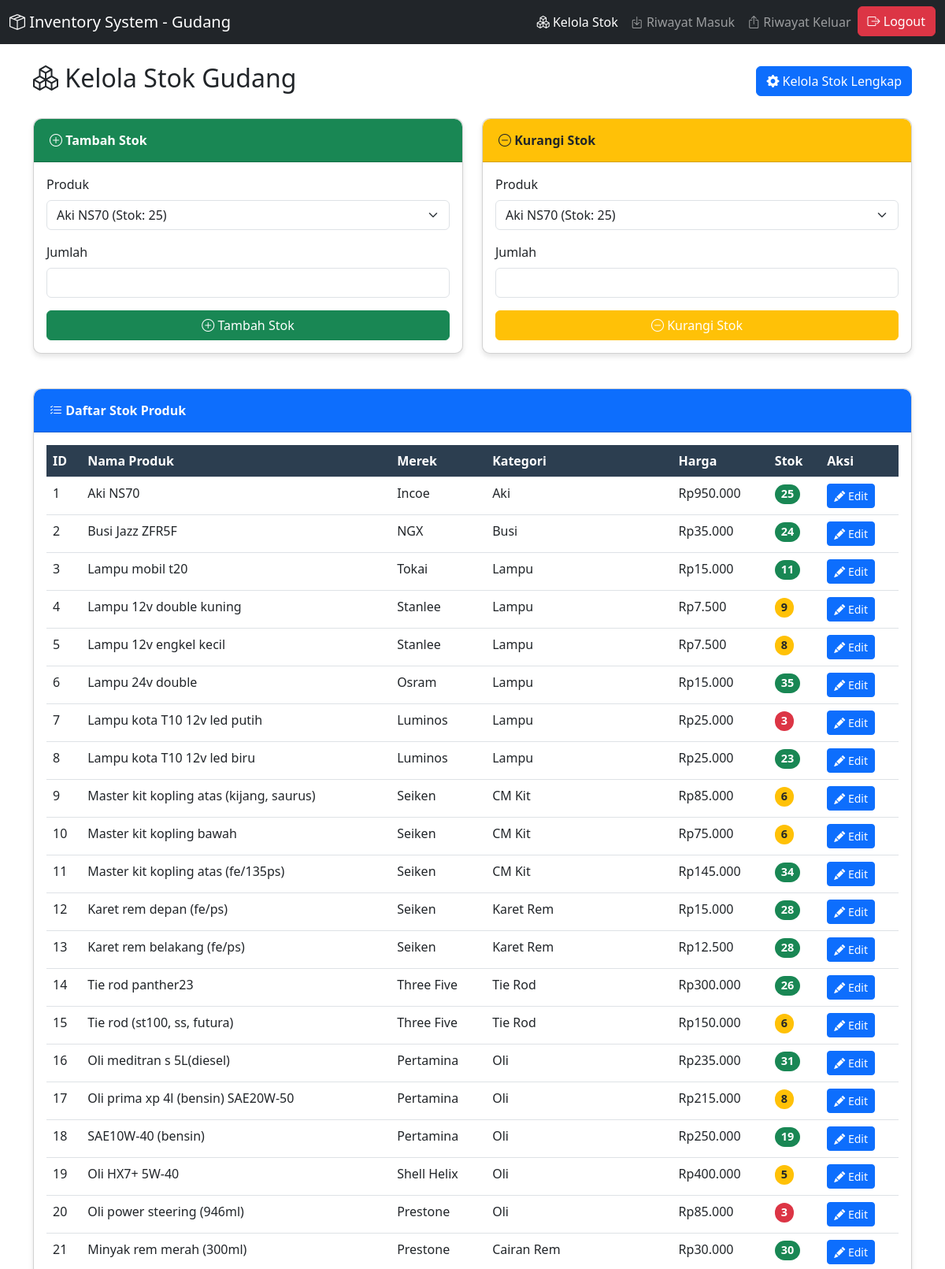
The app's page /kelola_stok.php (signed in, upper part) with its own data.
### tables this page shows
CREATE TABLE `tbl_produk` (
  `id` int(11) NOT NULL,
  `nama` varchar(255) NOT NULL,
  `merek` varchar(100) NOT NULL,
  `kategori_id` int(11) DEFAULT NULL,
  `harga` decimal(10,2) NOT NULL,
  `stok` int(11) NOT NULL DEFAULT 0,
  `min_stok` int(11) NOT NULL DEFAULT 1,
  `barcode` varchar(50) DEFAULT NULL,
  `created_at` timestamp NOT NULL DEFAULT current_timestamp(),
  `updated_at` timestamp NOT NULL DEFAULT current_timestamp() ON UPDATE current_timestamp()
);

CREATE TABLE `tbl_kategori` (
  `id` int(11) NOT NULL,
  `nama` varchar(100) NOT NULL
);

### kelola_stok.php (the view, shortened to what this page needs)
<?php
$host = "localhost";
$user = "root";
$password = "";
$dbname = "tigajayamotor_inventory";
$conn = new mysqli($host, $user, $password, $dbname);
$query = "SELECT p.id, p.nama, p.merek, k.nama AS kategori, p.harga, p.stok
          FROM tbl_produk p
          LEFT JOIN tbl_kategori k ON p.kategori_id = k.id";
$result = $conn->query($query);
?>
<!DOCTYPE html>
<html lang="id">
<head>
    <link rel="stylesheet" href="https://cdn.jsdelivr.net/npm/bootstrap@5.3.0/dist/css/bootstrap.min.css">
    <link rel="stylesheet" href="https://cdn.jsdelivr.net/npm/bootstrap-icons@1.10.0/font/bootstrap-icons.css">
</head>
<body>
    <nav class="navbar navbar-expand-lg navbar-dark bg-dark">
        <div class="container-fluid">
            <a class="navbar-brand" href="dashboard.php">
                <i class="bi bi-box-seam"></i> Inventory System - Gudang
            </a>
            <div class="collapse navbar-collapse" id="navbarNav">
                <ul class="navbar-nav ms-auto">
                    <li class="nav-item">
                        <a class="nav-link active" href="kelola_stok.php">
                            <i class="bi bi-boxes"></i> Kelola Stok
                        </a>
                    </li>
                    <li class="nav-item">
                        <a class="nav-link" href="riwayat_masuk.php">
                            <i class="bi bi-box-arrow-in-down"></i> Riwayat Masuk
                        </a>
                    </li>
                    <li class="nav-item">
                        <a class="nav-link" href="riwayat_keluar.php">
                            <i class="bi bi-box-arrow-up"></i> Riwayat Keluar
                        </a>
                    </li>
                    <li class="nav-item">
                        <button class="btn btn-danger" onclick="logout()">
                            <i class="bi bi-box-arrow-right"></i> Logout
                        </button>
                    </li>
                </ul>
            </div>
        </div>
    </nav>
    <div class="container mt-4">
        <div class="d-flex justify-content-between align-items-center mb-4">
            <h2><i class="bi bi-boxes"></i> Kelola Stok Gudang</h2>
            <a href="manage_stock.php" class="btn btn-primary">
                <i class="bi bi-gear-fill"></i> Kelola Stok Lengkap
            </a>
        </div>
        <div class="row">
            <div class="col-md-6">
                <div class="card stok-card">
                    <div class="card-header bg-success text-white">
                        <i class="bi bi-plus-circle"></i> Tambah Stok
                    </div>
                    <div class="card-body">
                        <form method="POST">
                            <div class="mb-3">
                                <label class="form-label">Produk</label>
                                <select class="form-select" name="product_id" required>
                                    <?php
                                    $product_query = "SELECT id, nama, stok FROM tbl_produk";
                                    $product_result = $conn->query($product_query);
                                    while ($row = $product_result->fetch_assoc()): ?>
                                        <option value="<?php echo $row['id']; ?>">
                                            <?php echo $row['nama']; ?> (Stok: <?php echo $row['stok']; ?>)
                                        </option>
                                    <?php endwhile; ?>
                                </select>
                            </div>
                            <div class="mb-3">
                                <label class="form-label">Jumlah</label>
                                <input type="number" class="form-control" name="quantity" required min="1">
                            </div>
                            <button type="submit" name="add_stock" class="btn btn-success w-100">
                                <i class="bi bi-plus-circle"></i> Tambah Stok
                            </button>
                        </form>
                    </div>
                </div>
            </div>
            <div class="col-md-6">
                <div class="card stok-card">
                    <div class="card-header bg-warning text-dark">
                        <i class="bi bi-dash-circle"></i> Kurangi Stok
                    </div>
                    <div class="card-body">
                        <form method="POST">
                            <div class="mb-3">
                                <label class="form-label">Produk</label>
                                <select class="form-select" name="product_id" required>
                                    <?php
                                    $product_result = $conn->query($product_query);
                                    while ($row = $product_result->fetch_assoc()): ?>
                                        <option value="<?php echo $row['id']; ?>">
                                            <?php echo $row['nama']; ?> (Stok: <?php echo $row['stok']; ?>)
                                        </option>
                                    <?php endwhile; ?>
                                </select>
                            </div>
                            <div class="mb-3">
                                <label class="form-label">Jumlah</label>
                                <input type="number" class="form-control" name="quantity" required min="1">
                            </div>
                            <button type="submit" name="reduce_stock" class="btn btn-warning w-100 text-white">
                                <i class="bi bi-dash-circle"></i> Kurangi Stok
                            </button>
                        </form>
                    </div>
                </div>
            </div>
        </div>
        <div class="card stok-card mt-4">
            <div class="card-header bg-primary text-white">
                <i class="bi bi-list-check"></i> Daftar Stok Produk
            </div>
            <div class="card-body">
                <div class="table-responsive">
                    <table class="table table-hover stok-table">
                        <thead>
                            <tr>
                                <th>ID</th>
                                <th>Nama Produk</th>
                                <th>Merek</th>
                                <th>Kategori</th>
                                <th>Harga</th>
                                <th>Stok</th>
                                <th>Aksi</th>
                            </tr>
                        </thead>
                        <tbody>
                            <?php while ($row = $result->fetch_assoc()):
                                $stock_class = '';
                                if ($row['stok'] < 5) {
                                    $stock_class = 'stok-critical';
                                } elseif ($row['stok'] < 10) {
                                    $stock_class = 'stok-low';
                                }
                            ?>
                                <tr class="<?php echo $stock_class; ?>">
                                    <td><?php echo $row['id']; ?></td>
                                    <td><?php echo $row['nama']; ?></td>
                                    <td><?php echo $row['merek']; ?></td>
                                    <td><?php echo $row['kategori']; ?></td>
                                    <td>Rp<?php echo number_format($row['harga'], 0, ',', '.'); ?></td>
                                    <td>
                                        <span class="badge rounded-pill bg-<?php echo ($row['stok'] < 5) ? 'danger' : (($row['stok'] < 10) ? 'warning text-dark' : 'success'); ?> badge-stok">
                                            <?php echo $row['stok']; ?>
                                        </span>
                                    </td>
                                    <td>
                                        <a href="edit_stock.php?id=<?php echo $row['id']; ?>" class="btn btn-sm btn-primary">
                                            <i class="bi bi-pencil-fill"></i> Edit
                                        </a>
                                    </td>
                                </tr>
                            <?php endwhile; ?>
                        </tbody>
                    </table>
                </div>
            </div>
        </div>
    </div>
</body>
</html>

### kelola_stok.php (style rules this page uses)
.stok-card { border-radius: 10px; box-shadow: 0 4px 6px rgba(0,0,0,0.1); margin-bottom: 20px; }
.stok-card .card-header { border-radius: 10px 10px 0 0 !important; padding: 15px 20px; font-weight: 600; }
.stok-table th { background-color: #2c3e50; color: white; }
.stok-low { background-color: #fff3cd !important; }
.stok-critical { background-color: #f8d7da !important; }
.badge-stok { font-size: 0.9em; padding: 5px 8px; }

### records on screen
tbl_produk: id "1", nama "Aki NS70", merek "Incoe", kategori.nama "Aki", harga "950.000", stok "25"
tbl_produk: id "2", nama "Busi Jazz ZFR5F", merek "NGX", kategori.nama "Busi", harga "35.000", stok "24"
tbl_produk: id "3", nama "Lampu mobil t20", merek "Tokai", kategori.nama "Lampu", harga "15.000", stok "11"
tbl_produk: id "4", nama "Lampu 12v double kuning", merek "Stanlee", kategori.nama "Lampu", harga "7.500", stok "9"
tbl_produk: id "5", nama "Lampu 12v engkel kecil", merek "Stanlee", kategori.nama "Lampu", harga "7.500", stok "8"
tbl_produk: id "6", nama "Lampu 24v double", merek "Osram", kategori.nama "Lampu", harga "15.000", stok "35"
tbl_produk: id "7", nama "Lampu kota T10 12v led putih", merek "Luminos", kategori.nama "Lampu", harga "25.000", stok "3"
tbl_produk: id "8", nama "Lampu kota T10 12v led biru", merek "Luminos", kategori.nama "Lampu", harga "25.000", stok "23"
tbl_produk: id "9", nama "Master kit kopling atas (kijang, saurus)", merek "Seiken", kategori.nama "CM Kit", harga "85.000", stok "6"
tbl_produk: id "10", nama "Master kit kopling bawah", merek "Seiken", kategori.nama "CM Kit", harga "75.000", stok "6"
tbl_produk: id "11", nama "Master kit kopling atas (fe/135ps)", merek "Seiken", kategori.nama "CM Kit", harga "145.000", stok "34"
tbl_produk: id "12", nama "Karet rem depan (fe/ps)", merek "Seiken", kategori.nama "Karet Rem", harga "15.000", stok "28"
tbl_produk: id "13", nama "Karet rem belakang (fe/ps)", merek "Seiken", kategori.nama "Karet Rem", harga "12.500", stok "28"
tbl_produk: id "14", nama "Tie rod panther23", merek "Three Five", kategori.nama "Tie Rod", harga "300.000", stok "26"
tbl_produk: id "15", nama "Tie rod (st100, ss, futura)", merek "Three Five", kategori.nama "Tie Rod", harga "150.000", stok "6"
tbl_produk: id "16", nama "Oli meditran s 5L(diesel)", merek "Pertamina", kategori.nama "Oli", harga "235.000", stok "31"
tbl_produk: id "17", nama "Oli prima xp 4l (bensin) SAE20W-50", merek "Pertamina", kategori.nama "Oli", harga "215.000", stok "8"
tbl_produk: id "18", nama "SAE10W-40 (bensin)", merek "Pertamina", kategori.nama "Oli", harga "250.000", stok "19"
tbl_produk: id "19", nama "Oli HX7+ 5W-40", merek "Shell Helix", kategori.nama "Oli", harga "400.000", stok "5"
tbl_produk: id "20", nama "Oli power steering (946ml)", merek "Prestone", kategori.nama "Oli", harga "85.000", stok "3"
tbl_produk: id "21", nama "Minyak rem merah (300ml)", merek "Prestone", kategori.nama "Cairan Rem", harga "30.000", stok "30"

### other values on screen
form field product_id "Aki NS70 (Stok: 25)"
